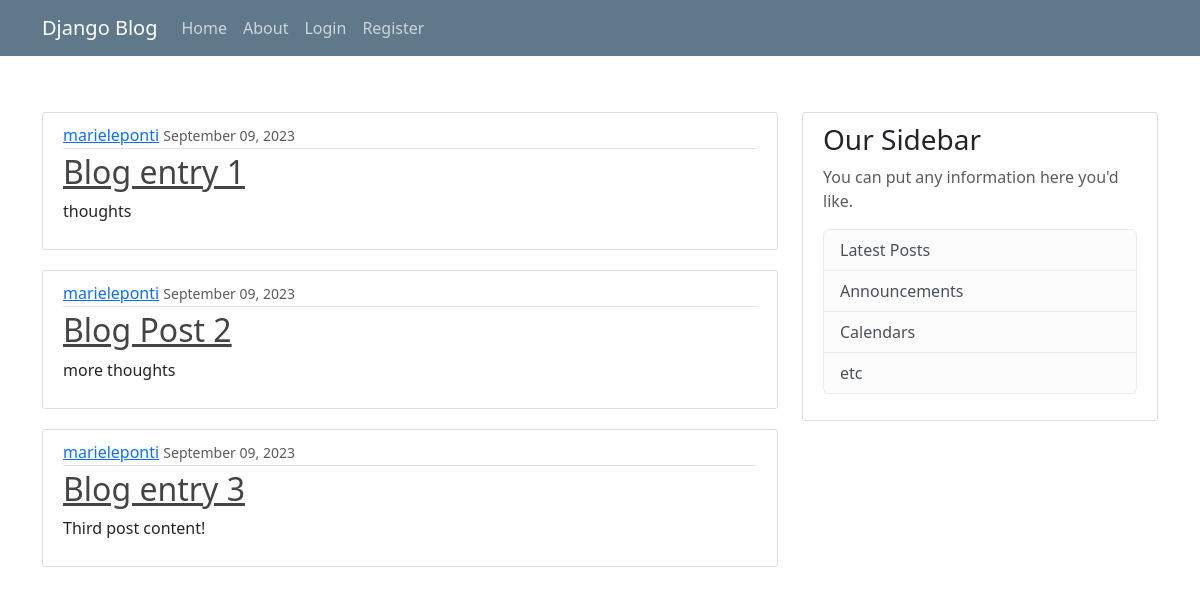
The page / on the database its author committed.
### blog_app/models.py (models this page shows, shortened)
class Post(models.Model):
    title = models.CharField(max_length=100)
    content = models.TextField()
    date_posted = models.DateTimeField(default=timezone.now, blank=True)
    author = models.ForeignKey(User, on_delete=models.CASCADE)

### blog_app/views.py (the view)
# urls.py: 2. Add a URL to urlpatterns:  path('', views.home, name='home')
def home(request):
    context = {'posts': Post.objects.all()}
    return render(request, 'blog_app/home.html', context)

### blog_app/templates/blog_app/home.html
{%  extends './base.html' %}
{%  block content %}
    {% for post in posts %}
    <article class="media content-section">
        <div class="media-body">
          <div class="article-metadata">
            <a class="mr-2" href="#">{{ post.author }}</a>
            <small class="text-muted">{{ post.date_posted | date:"F m, Y"}}</small>
          </div>
          <h2><a class="article-title" href="#">{{ post.title }}</a></h2>
          <p class="article-content">{{ post.content }}</p>
        </div>
      </article>
    {% endfor %}
{%  endblock content%}

### blog_app/static/blog_app/styles.css (style rules this page uses)
body { background: #fafafa; color: #333333; margin-top: 5rem; }
h1, h2, h3, h4, h5, h6 { color: #444444; }
.content-section { background: #ffffff; padding: 10px 20px; border: 1px solid #dddddd; border-radius: 3px; margin-bottom: 20px; }
.article-title { color: #444444; }
.article-content { white-space: pre-line; }
.article-metadata { padding-bottom: 1px; margin-bottom: 4px; border-bottom: 1px solid #e3e3e3 }

### rows shown on the page
Post: author "marieleponti", date_posted "September 09, 2023", title "Blog entry 1", content "thoughts"
Post: author "marieleponti", date_posted "September 09, 2023", title "Blog Post 2", content "more thoughts"
Post: author "marieleponti", date_posted "September 09, 2023", title "Blog entry 3", content "Third post content!"
